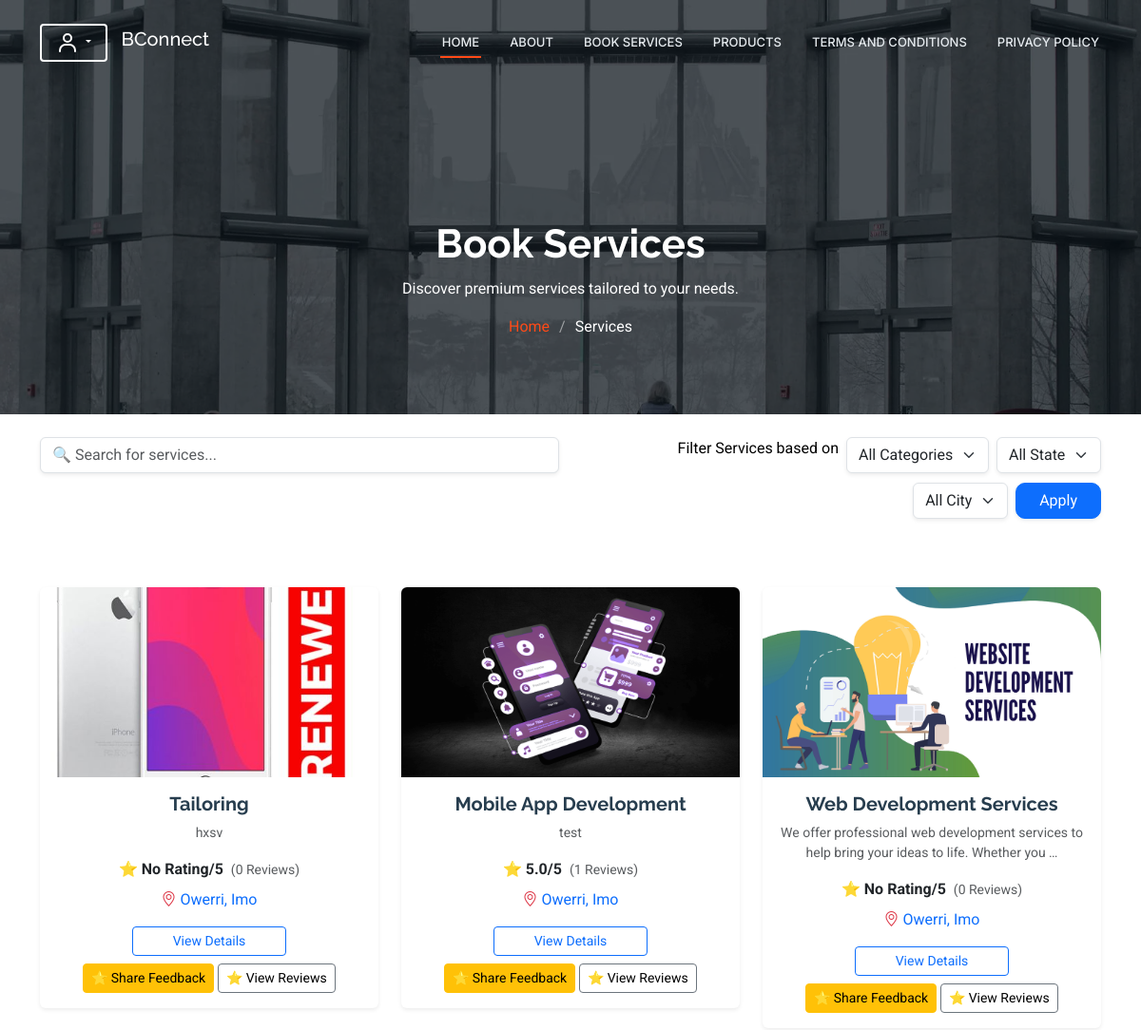
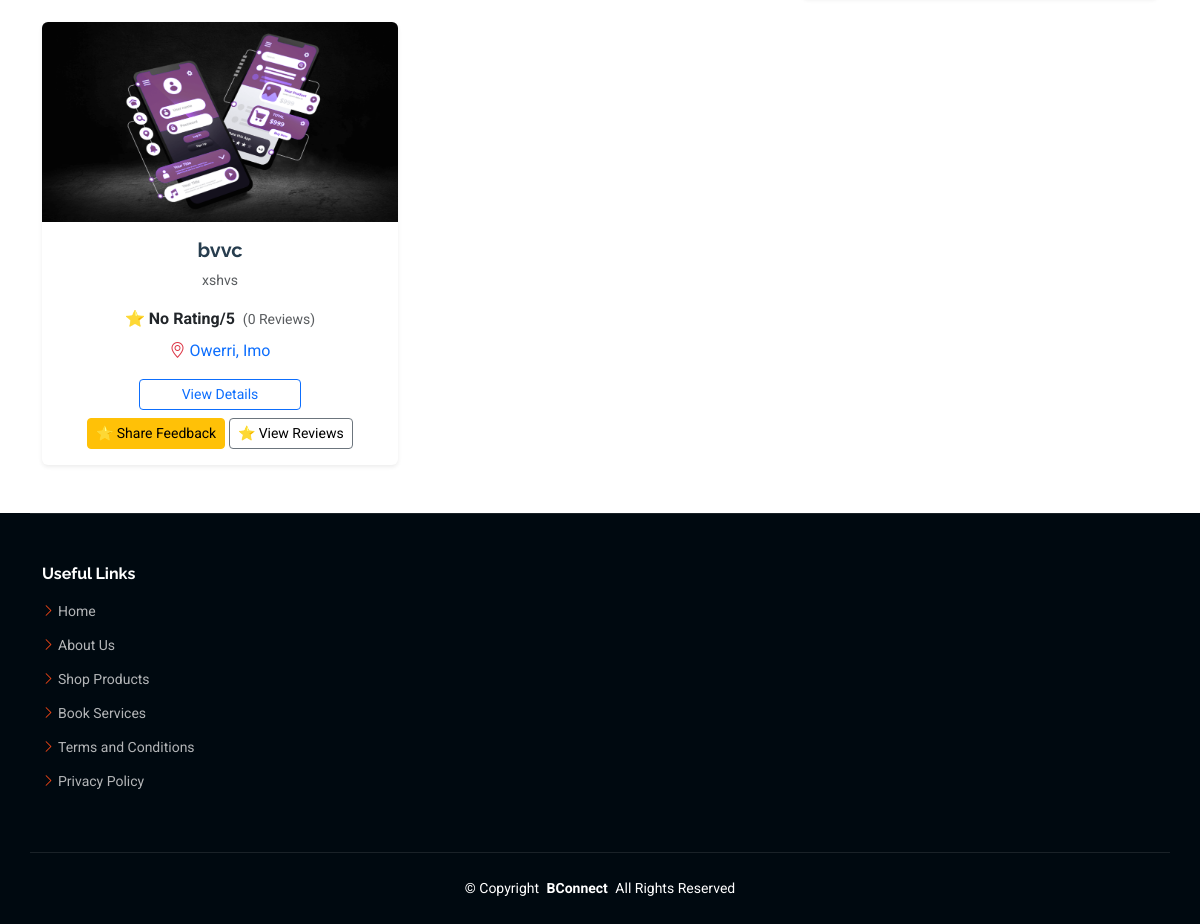
The app's page /services/ (signed in) with its own data (2 pictures, top to bottom).
### main/models.py (models this page shows, shortened)
class Services(models.Model):
    user = models.ForeignKey(settings.AUTH_USER_MODEL, on_delete=models.CASCADE, related_name="services",default=1)
    service_name = models.CharField(max_length=100)
    service_image = models.ImageField(upload_to='services_images/')
    service_description = models.TextField(max_length=250)
    service_category = models.CharField(max_length=300, choices=LocationCategory.CATEGORY_CHOICES, default="all")
    service_country = models.CharField(max_length=50, choices=LocationCategory.COUNTRY_CHOICES, default="All")
    service_state = models.CharField(max_length=50, choices=LocationCategory.STATE_CHOICES, default="All")
    service_city = models.CharField(max_length=50, choices=LocationCategory.CITY_CHOICES, default="All")
    service_provider_name = models.CharField(max_length=200)
    service_provider_expertise = models.TextField(max_length=500)
    service_provider_experience_year = models.PositiveIntegerField(null=True, blank=True)
    service_provider_email = models.CharField(max_length=1000)
    service_provider_phone = models.CharField(max_length=15)
    service_status = models.CharField(max_length=20, choices=LocationCategory.STATUS_CHOICES, default='pending')
    other_service_a = models.CharField(max_length=50, blank=True, null=True)
    other_service_b = models.CharField(max_length=50, blank=True, null=True)
    other_service_c = models.CharField(max_length=50, blank=True, null=True)
    is_paid = models.BooleanField(default=False)  # Track payment status
    is_promoted = models.BooleanField(default=False)
    promotion_fee = models.PositiveIntegerField(default=1000)
    def average_rating(self):
        ratings = self.service_ratings.all()
        if ratings.exists():
            return round(sum(r.rating for r in ratings) / ratings.count(), 1)
        return 0

class ServiceRating(models.Model):
    service = models.ForeignKey(Services, on_delete=models.CASCADE, related_name="service_ratings")
    user = models.ForeignKey(settings.AUTH_USER_MODEL, on_delete=models.CASCADE) # custom user authentication
    user_name = models.CharField(max_length=250, blank=False, default='anonymous')
    rating = models.DecimalField(max_digits=2, decimal_places=1, choices=[(i/2, str(i/2)) for i in range(0, 11)])
    review = models.TextField(max_length=500, blank=True, null=True)
    created_at = models.DateTimeField(auto_now_add=True)
    class Meta:
        unique_together = ('service', 'user')

### main/views.py (the view)
# urls.py: path('services/', service_list, name='service_list'),
def service_list(request):
    queryset = Services.objects.filter(service_status='published').order_by('-is_promoted', '-id')  # Order by 'is_promoted' and then by id
    query = request.GET.get("search", "")
    category = request.GET.get("category", "")
    country = request.GET.get("country", "")
    state = request.GET.get("state", "")
    city = request.GET.get("city", "")
    min_rating = request.GET.get("rating", "")
    if query:
        queryset = queryset.filter(Q(service_name__icontains=query))
    if category:
        queryset = queryset.filter(service_category__iexact=category)
    if country:
        queryset = queryset.filter(service_country__iexact=country)
    if state:
        queryset = queryset.filter(service_state__iexact=state)
    if city:
        queryset = queryset.filter(service_city__iexact=city)
    if min_rating:
        queryset = queryset.annotate(avg_rating=Avg("service_ratings__rating")).filter(avg_rating__gte=float(min_rating))
    categories = Services.objects.values_list('service_category', flat=True).distinct()
    countries = Services.objects.values_list('service_country', flat=True).distinct()
    states = Services.objects.values_list('service_state', flat=True).distinct()
    cities = Services.objects.values_list('service_city', flat=True).distinct()
    context = {
        "services": queryset,
        "categories": categories,
        "countries": countries,
        "states": states,
        "cities": cities,
        "selected_category": category,
        "selected_country": country,
        "selected_state": state,
        "selected_city": city,
        "selected_rating": min_rating,
    }
    return render(request, "main/services_list.html", context)

### main/templates/main/services_list.html (shortened to what this page needs)
{% extends 'main/base.html' %}
{% load static %}
{% block content %}
    <div class="page-title dark-background" data-aos="fade" style="background-image: url({% static 'assets/img/page-title-bg.webp' %});">
      <div class="container position-relative">
        <br><br><br>
        <h1>Book Services</h1>
        <p>Discover premium services tailored to your needs.</p>
        <nav class="breadcrumbs">
          <ol>
            <li><a href="{% url 'home' %}">Home</a></li>
            <li class="current">Services</li>
          </ol>
        </nav>
      </div>
    </div>
<div class="container py-4">
  <form method="GET" class="row gy-3">
    <div class="col-md-6">
      <input type="text" name="search" class="form-control shadow-sm" placeholder="🔍 Search for services..." value="{{ request.GET.search }}">
    </div>
    <div class="col-md-6">
      <div class="row row-cols-auto g-2 justify-content-md-end">
        <p class="text-black">Filter Services based on</p>
        <div class="col">
          <select name="category" class="form-select shadow-sm">
            <option value="">All Categories</option>
          </select>
        </div>
        <div class="col">
          <select name="state" class="form-select shadow-sm">
            <option value="">All State</option>
          </select>
        </div>
        <div class="col">
          <select name="city" class="form-select shadow-sm">
            <option value="">All City</option>
          </select>
        </div>
        <div class="col">
          <button type="submit" class="btn btn-primary shadow-sm px-4">Apply</button>
        </div>
      </div>
    </div>
  </form>
</div>
<section id="services" class="services section py-5">
  <div class="container">
    <div class="row gy-4">
      {% for service in services %}
      <div class="col-lg-4 col-md-6">
        <div class="card shadow-sm border-0">
          <div class="position-relative">
            <img src="{{ service.service_image.url}}"
                 class="card-img-top img-fluid rounded-top"
                 alt="{{ service.service_name }}"
                 style="height: 200px; object-fit: cover;">
          </div>
          <div class="card-body">
            <h5 class="fw-bold text-center">{{ service.service_name }}</h5>
            <p class="text-muted small text-center">
              {{ service.service_description|truncatewords:15 }}
            </p>
            <div class="d-flex justify-content-center align-items-center mb-2">
              ⭐ <strong class="ms-1">{{ service.average_rating|default:"No Rating" }}/5</strong>
              <span class="text-muted small ms-2">({{ service.service_ratings.count|default:0 }} Reviews)</span>
            </div>
            <div class="text-center mb-3">
              <i class="bi bi-geo-alt text-danger"></i>
              <span class="text-primary">{{ service.service_city }}, {{ service.service_state }}</span>
            </div>
            <div class="text-center mb-2">
              <a href="{% url 'service_detail' service.id %}" class="btn btn-outline-primary btn-sm w-50">
                View Details
              </a>
            </div>
          <div class="text-center">
          <button class="btn btn-warning btn-sm w-20" data-bs-toggle="modal" data-bs-target="#rateProductModal{{ service.id }}">
            ⭐ Share Feedback
          </button>
          <a href="{% url 'service_reviews' service.id %}" class="btn btn-outline-secondary btn-sm w-20 text-black">
            ⭐ View Reviews
          </a>
        </div>
        </div>
        </div>
        </div>
      {% empty %}
      <p class="text-center text-muted">No services found matching your criteria.</p>
      {% endfor %}
    </div>
  </div>
</section>
{% endblock %}

### main/static/assets/css/main.css (style rules this page uses)
:root { --default-font: "Roboto", system-ui, -apple-system, "Segoe UI", Roboto, "Helvetica Neue", Arial, "Noto Sans", "Liberation Sans", sans-serif, "Apple Color Emoji", "Segoe UI Emoji", "Segoe UI Symbol", "Noto Color Emoji"; --heading-font: "Raleway", sans-serif; --nav-font: "Inter", sans-serif; }
:root { --background-color: #ffffff; --default-color: #444444; --heading-color: #273d4e; --accent-color: #ff4a17; --surface-color: #ffffff; --contrast-color: #ffffff; }
:root { --nav-color: #e5eaee; --nav-hover-color: #ff4a17; --nav-mobile-background-color: #ffffff; --nav-dropdown-background-color: #ffffff; --nav-dropdown-color: #444444; --nav-dropdown-hover-color: #ff4a17; }
.dark-background { --background-color: #000910; --default-color: #ffffff; --heading-color: #ffffff; --surface-color: #28323a; --contrast-color: #ffffff; }
:root { scroll-behavior: smooth; }
body { color: var(--default-color); background-color: var(--background-color); font-family: var(--default-font); }
a { color: var(--accent-color); text-decoration: none; transition: 0.3s; }
h1, h2, h3, h4, h5, h6 { color: var(--heading-color); font-family: var(--heading-font); }
.page-title { color: var(--default-color); background-color: var(--background-color); background-size: cover; background-position: center; background-repeat: no-repeat; padding: 160px 0 80px 0; text-align: center; position: relative; }
.page-title:before { content: ""; background: color-mix(in srgb, var(--background-color), transparent 30%); position: absolute; inset: 0; }
.page-title h1 { font-size: 42px; font-weight: 700; margin-bottom: 10px; }
.page-title .breadcrumbs ol { display: flex; flex-wrap: wrap; list-style: none; justify-content: center; padding: 0; margin: 0; font-size: 16px; font-weight: 400; }
.page-title .breadcrumbs ol li+li { padding-left: 10px; }
.page-title .breadcrumbs ol li+li::before { content: "/"; display: inline-block; padding-right: 10px; color: color-mix(in srgb, var(--default-color), transparent 50%); }
section, .section { color: var(--default-color); background-color: var(--background-color); padding: 60px 0; scroll-margin-top: 90px; overflow: clip; }

### main/templates/main/services_list.html (style rules this page uses)
.btn-primary, .btn-danger { border-radius: 10px; transition: all 0.3s ease-in-out; }

### records on screen
Services: service_image (picture), service_name "Tailoring", service_description "hxsv", average_rating "No Rating", service_ratings.count "0", service_city "Owerri", service_state "Imo"
Services: service_image (picture), service_name "Mobile App Development", service_description "test", average_rating "5.0", service_ratings.count "1", service_city "Owerri", service_state "Imo"
Services: service_image (picture), service_name "Web Development Services", service_description "We offer professional web development services to help bring your ideas to life. Whether you …", average_rating "No Rating", service_ratings.count "0", service_city "Owerri", service_state "Imo"
Services: service_image (picture), service_name "bvvc", service_description "xshvs", average_rating "No Rating", service_ratings.count "0", service_city "Owerri", service_state "Imo"
